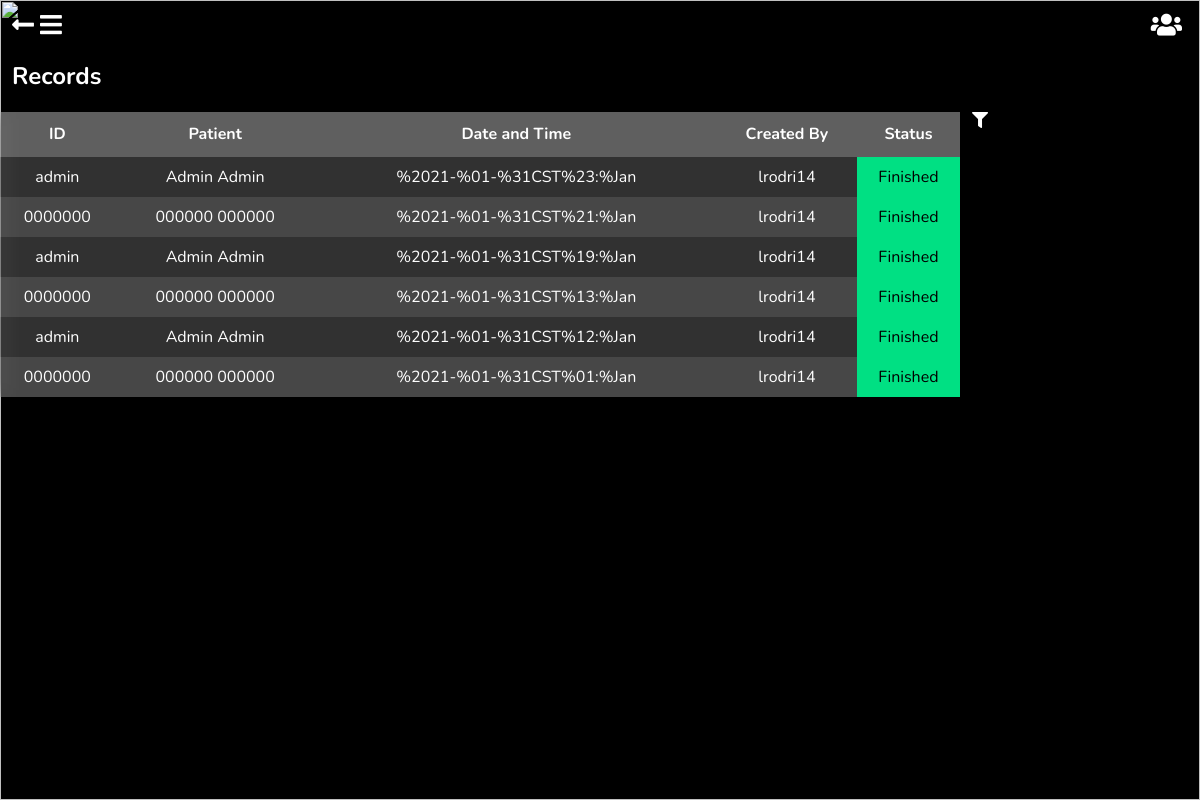
Page /records/ (signed in) on the earlier database version.
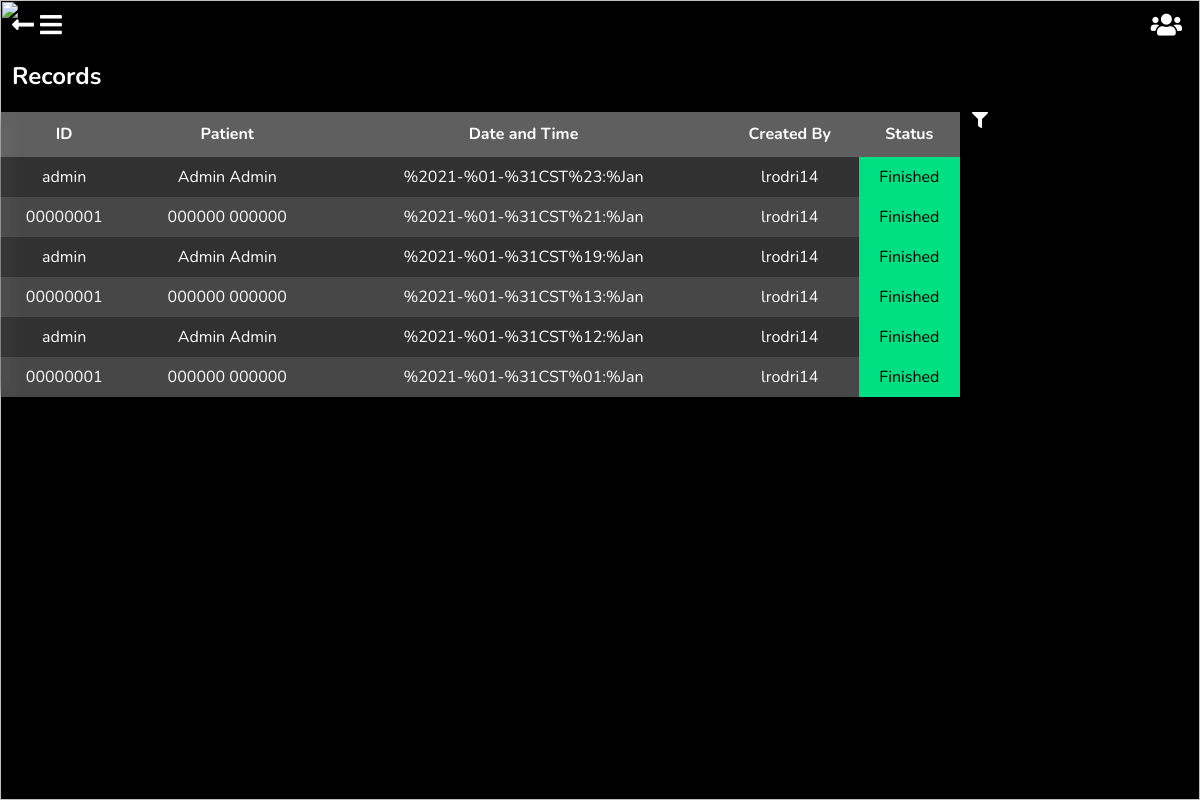
Same page on the later database version.
### appointments/models.py (models this page shows, shortened)
class Consult(models.Model):
    STATUS_CHOICES = (
        ('OPEN', 'Open'),
        ('CONFIRMED', 'Confirmed'),
        ('CANCELLED', 'Cancelled'),
        ('CLOSED', 'Closed'),
    )
    patient = models.ForeignKey(Patient, on_delete=models.CASCADE, blank=False, null=True, verbose_name='Patient', help_text='Patient assisting this consult', related_name='consult')
    datetime = models.DateTimeField('Date & Time', blank=False, null=True, help_text='Date the consult will be done')
    motive = models.TextField('Motive', blank=False, null=True, help_text='The motive of your assistance to the consult')
    suffering = models.TextField('Suffering', blank=False, null=True, help_text='What is the patient suffering?')
    charge = models.DecimalField('Charges', blank=False, null=True, max_digits=10, decimal_places=2, help_text='Charge Amount')
    created_by = models.ForeignKey(user, on_delete=models.CASCADE, blank=True, null=True, verbose_name='Created By')
    blood_pressure = models.FloatField('Blood Pressure', blank=True, null=True, help_text='Blood Pressure')
    temperature = models.FloatField('Temperature', blank=True, null=True, help_text='Corporal Temperature')
    weight = models.FloatField('Weight', blank=True, null=True, help_text='Weight')
    size = models.FloatField('Height', blank=True, null=True, help_text='Size')
    digestive_system = models.TextField('Digestive System', blank=True, null=True, help_text='Digestive System Analysis')
    endocrine_system = models.TextField('Endocrine System', blank=True, null=True, help_text='Endocrine System Analysis')
    renal_system = models.TextField('Renal System', blank=True, null=True, help_text='Renal System Analysis')
    lymphatic_system = models.TextField('Lymphatic System', blank=True, null=True, help_text='Lymphatic System Analysis')
    respiratory_system = models.TextField('Respiratory System', blank=True, null=True, help_text='Respiratory System Analysis')
    head_exploration = models.TextField('Head Exploration', blank=True, null=True, help_text='Head Exploration Analysis')
    thorax_exploration = models.TextField('Thorax Exploration', blank=True, null=True, help_text='Thorax Exploration Analysis')
    cie_10_group = models.OneToOneField(Cie10Group, on_delete=models.CASCADE, blank=True, null=True, help_text='CIE-10 group for the diagnose', verbose_name='CIE-10 Group')
    cie_10_detail = models.TextField('CIE-10 Detail', blank=True, null=True, help_text='CIE-10 Diagnose Details')
    diagnose = models.TextField('Diagnose', blank=True, null=True, help_text='Diagnose')
    procedure = models.TextField('Procedure', blank=True, null=True, help_text='Procedure')
    analysis = models.TextField('Analysis', blank=True, null=True, help_text='Analysis')
    notes = models.TextField('Notes', blank=True, null=True, help_text='Notes')
    drugs = models.ManyToManyField(Drug, blank=True, help_text='Drugs recommended', verbose_name='Drugs')
    indications = models.TextField('Indications', blank=True, null=True, help_text='Indications')
    actions = models.TextField('Actions', blank=True, null=True, help_text='Actions')
    prescription = models.FileField('Prescription', blank=True, null=True, help_text="Prescription", upload_to='appointments/prescriptions')
    testing = models.ManyToManyField(MedicalTest, blank=True, help_text='Pending Testing', verbose_name='Testing')
    instructions = models.CharField(max_length=512, blank=True, null=True, help_text='Instructions', verbose_name='Instructions')
    medical_status = models.BooleanField('Medical Status', blank=True, null=True, help_text='Handles the medical consult status', default=False)
    status = models.CharField('Status', max_length=10, blank=True, null=True, help_text='Handles the consult status', default=STATUS_CHOICES[0][0], choices=STATUS_CHOICES)
    lock = models.BooleanField('Lock', default=True, blank=False, null=True, help_text='Consult lock status')
    class Meta:
        unique_together = ['created_by', 'datetime']
        verbose_name = 'Consult'
        verbose_name_plural = 'Consults'

### patients/models.py (models this page shows, shortened)
class Patient(models.Model):
    GENDER_CHOICES = (
        ('F', 'Femenine'),
        ('M', 'Masculine'),
        ('O', 'Other'),
    )
    CIVIL_STATUS_CHOICES = (
        ('S', 'Single'),
        ('M', 'Married'),
        ('W', 'Widowed'),
        ('D', 'Divorced'),
        ('SP', 'Separated'),
    )
    id_number = models.CharField('ID Number', max_length=20, null=True, blank=True, help_text='Provide you ID Card Number')
    first_names = models.CharField("Patient's Name", max_length=50, null=False, blank=False, help_text="Patient's Name")
    last_names = models.CharField("Patient's Last Name", max_length=50, null=False, blank=False, help_text="Patient's Last Name")
    gender = models.CharField("Patient's Gender", max_length=20, null=True, blank=False, help_text='Gender', choices=GENDER_CHOICES)
    birthday = models.DateField("Patient's Birthday", help_text="Patients date of birth")
    phone_number = models.CharField('Phone Number', max_length=20, blank=True, null=True, help_text='Phone Number')
    email = models.EmailField("Patient's Email", null=True, blank=True, help_text='Email')
    civil_status = models.CharField(max_length=12, choices=CIVIL_STATUS_CHOICES)
    origin = models.CharField(max_length=50, choices=ORIGIN_CHOICES)
    residence = models.CharField(max_length=50, choices=LOCATION_CHOICES)
    created_by = models.ForeignKey(user, on_delete=models.CASCADE, blank=False, null=True, verbose_name='Created By')
    class Meta:
        verbose_name = 'Patient'
        verbose_name_plural = 'Patients'

### accounts/models.py (models this page shows, shortened)
class CustomUser(AbstractUser):
    ROLL_CHOICES = (
        ('Doctor', 'Doctor'),
        ('Assistant', 'Assistant'),
        ('Patient', 'Patient')
    )
    SPECIALITY_CHOICES = (
        ('ALLERGY & IMMUNOLOGY', 'Allergy & Immunology'),
        ('ANESTHESIOLOGY', 'Anesthesiology'),
        ('DERMATOLOGY', 'Dermatology'),
        ('DENTIST', 'Dentist'),
        ('DIAGNOSTIC RADIOLOGY', 'Diagnostic Radiology'),
        ('EMERGENCY MEDICINE', 'Emergency Medicine'),
        ('FAMILY MEDICINE', 'Family Medicine'),
        ('INTERNAL MEDICINE', 'Internal Medicine'),
        ('MEDICAL GENETICS', 'Medical Genetics'),
        ('NEUROLOGY', 'Neurology'),
        ('NUCLEAR MEDICINE', 'Nuclear Medicine'),
        ('OBSTETRICS AND GYNECOLOGY', 'Obstetrics & Gynechology'),
        ('OPHTHALMOLOGY', 'Ophthalmolgy'),
        ('PATHOLOGY', 'Pathology'),
        ('PEDIATRICS', 'Pediatrics'),
        ('PHYSICAL MEDICINE & REHABILITATION', 'Physical Medicine & Rehabilitation'),
        ('PREVENTIVE MEDICINE', 'Preventive Medicine'),
        ('PSYCHIATRY', 'Psychiatry'),
        ('RADIATION ONCOLOGY', 'Radiation Oncology'),
        ('SURGERY', 'Surgery'),
        ('UROLOGY', 'Urology'),
    )
    email = models.EmailField(blank=False, unique=True)
    roll = models.CharField('Roll', max_length=25, blank=False, help_text='Choose the roll you will acquire in this account.', choices=ROLL_CHOICES)
    speciality = models.CharField('Speciality', max_length=100, blank=True, help_text='If your roll is (A, Assistant), leave this field blank.', choices=SPECIALITY_CHOICES)

### records/views.py (the view)
# urls.py: path('records/', include('records.urls')),
def records(request):
    records_list = Consult.objects.filter(created_by=request.user, medical_status=True).order_by('-datetime')
    form = RecordsDateFilterForm
    template = 'records/records_list.html'
    context = {'records': records_list, 'form': form}
    return render(request, template, context)

### records/templates/records/records_list.html (shortened to what this page needs)
{% extends 'base.html' %}
{% load static %}
{% block return %}<a href="{% url 'home:home' %}"><i class="fas fa-long-arrow-alt-left"></i></a>{% endblock %}
{% block body_block %}
<link rel="stylesheet" href="{% static 'records/css/records_list.css' %}">
<h2>Records</h2>
{% if records %}
    <div class="wrapper">
        <div class="data-table">
            <table>
                <thead>
                    <tr id="heading">
                        <th>ID</th>
                        <th>Patient</th>
                        <th>Date and Time</th>
                        <th>Created By</th>
                        <th>Status</th>
                    </tr>
                </thead>
                <tbody>
                    {% include 'records/partial_records_list.html' %}
                </tbody>
            </table>
        </div>
        <div>
            <i class="fas fa-filter"></i>
         </div>
    </div>
{% else %}
    <p id="no-records">There are no records filled</p>
{% endif %}
{% endblock %}

### templates/base.html (shortened to what this page needs)
<!DOCTYPE html>
{% load static %}
<html lang="en" style="background-color:black">
    <head>
        <link rel="stylesheet" href="{% static 'base/css/base.css' %}">
        <link rel="stylesheet" href="https://use.fontawesome.com/releases/v5.13.1/css/all.css">
    </head>
    <body>
    <img id=background src="{% static 'web-backgrounds/bg-4.jpg' %}" alt="">
        {% block return %}<a href=""><i class="fas fa-long-arrow-alt-left" ></i></a>{% endblock %}{% block home %}<i class="fas fa-bars"></i>{% endblock %}{% block social %} <i class="fas fa-users" data-url="{% url 'accounts:contacts' %}"></i> {% endblock %}
        {% block body_block %}
        {% endblock %}
    </body>
</html>

### records/templates/records/partial_records_list.html
{% load static %}
{% if records %}
    {% for r in records %}
        <tr onclick="window.location='{% url 'appointments:consult_details' r.pk %}'">
            <td>{{ r.patient.id_number }}</td>
            <td>{{ r.patient.first_names }} {{ r.patient.last_names }}</td>
            <td>{{ r.datetime }}</td>
            <td>{{ r.created_by }}</td>
            <td id="status-1">Finished</td>
        </tr>
    {% endfor %}
{% endif %}

### static/base/css/base.css (style rules this page uses)
body { font-family: 'Nunito', sans-serif; padding: 0; margin: 0; color: #FFFFFF; overflow: hidden; }
#background { object-fit: cover; width: 100vw; height: 100vh; position: fixed; top: 0%; left: 0%; z-index: -1; }
h1,h2,h3,h4,h5,h6 { color: #FFFFFF; }
.data-table { max-height: 767px; overflow-y: auto; }
#status-1 { background-color: #00E083; color: #000000; height: 100%; }
.fa-long-arrow-alt-left { position: relative; font-size: 25px; transition: 0.5s; margin-top: 1%; margin-left: 1%; }
.fa-bars { position: relative; font-size: 25px; transition: 0.5s; margin-top: 0.5%; margin-left: 0.5%; }
.fa-users { position: relative; float: right; font-size: 25px; transition: 0.5s; margin-top: 1%; margin-right: 1.5%; }
.fa-filter { float: left; transition: 0.5s; }
a { text-decoration: none; color: #FFFFFF; }

### records/static/records/css/records_list.css (style rules this page uses)
.wrapper { display: grid; grid-template-columns: 80% 18%; grid-gap: 1%; }
h2 { margin-left: 1%; }
.data-table { max-height: 766px; }
table { margin: auto; width: 100%; border-collapse: collapse; background-color: rgba(255,255,255,0.1); backdrop-filter: blur(10px); -webkit-backdrop-filter: blur(10px); background-clip: padding-box; animation: show-up 0.5s linear forwards; }
#heading { cursor: default; line-height: 25px; background-color: rgba(255,255,255,0.3); }
tr { cursor: pointer; line-height: 20px; margin: 10px; transition: 0.5s; background-color: rgba(255,255,255,0.3); animation: show-up 0.5s linear forwards; }
tr th { padding-top: 10px; padding-bottom: 10px; }
tr td { padding-top: 10px; padding-bottom: 10px; text-align: center; }
tr:nth-child(odd) { background-color: rgba(255,255,255,0.1); transition: 0.5s; }
tr:nth-child(even) { background-color: rgba(255,255,255,0.2); transition: 0.5s; }
.fa-filter { cursor: pointer; float: left; transition: 0.5s; }

Differences in the rows shown:
changed through a linked row, Consult "%2021-%01-%31CST%21:%Jan": patient.id_number "0000000" → "00000001"
changed through a linked row, Consult "%2021-%01-%31CST%13:%Jan": patient.id_number "0000000" → "00000001"
changed through a linked row, Consult "%2021-%01-%31CST%01:%Jan": patient.id_number "0000000" → "00000001"
